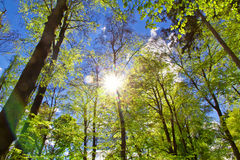
//> input picture harriscornerTest/harriscornerTest/1.jpg, 240 x 160 px
$ ./harriscornerTest   (built with g++ and OpenCV 4)
//> lines starting //> are read from the running program, lines starting //| are printed output that depends on the picture
// harriscornerTest.cpp : 此文件包含 "main" 函数。程序执行将在此处开始并结束。
//

#include <iostream>
#include <opencv2/opencv.hpp>
#include "opencv2/highgui/highgui.hpp"
#include "opencv2/imgproc/imgproc.hpp"
using namespace cv;
using namespace std;

#define WINDOW_NAME1 "【程序窗口1】"        //为窗口标题定义的宏
#define WINDOW_NAME2 "【程序窗口2】"        //为窗口标题定义的宏

Mat g_srcImage, g_srcImage1, g_grayImage;
int thresh = 30; //当前阈值
int max_thresh = 175; //最大阈值

void on_CornerHarris(int, void*);//回调函数
static void ShowHelpText();

int main(int argc, char** argv)
{
	//改变console字体颜色
	system("color 3F");

	//显示帮助文字
	ShowHelpText();

	//载入原始图并进行克隆保存
	g_srcImage = imread("1.jpg", 1);
//> g_srcImage is the input picture: 160 rows x 240 cols, CV_8UC3; mean B, G, R 86.8, 123, 112.8
	if (!g_srcImage.data) { printf("读取图片错误，请确定目录下是否有imread函数指定的图片存在~！ \n"); return false; }
	imshow("原始图", g_srcImage);
	g_srcImage1 = g_srcImage.clone();

	//存留一张灰度图
	cvtColor(g_srcImage1, g_grayImage, COLOR_BGR2GRAY);
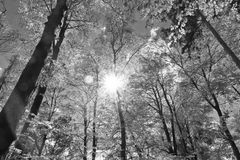
//> g_grayImage: 160 rows x 240 cols, CV_8UC1; min 1, max 255, mean 115.8

	//创建窗口和滚动条
	namedWindow(WINDOW_NAME1, WINDOW_AUTOSIZE);
	createTrackbar("阈值: ", WINDOW_NAME1, &thresh, max_thresh, on_CornerHarris);

	//调用一次回调函数，进行初始化
	on_CornerHarris(0, 0);

	waitKey(0);
	return(0);
}

void on_CornerHarris(int, void*)
{
	Mat dstImage;//目标图
	Mat normImage;//归一化后的图
	Mat scaledImage;//线性变换后的八位无符号整型的图

	//置零当前需要显示的两幅图，即清除上一次调用此函数时他们的值
	dstImage = Mat::zeros(g_srcImage.size(), CV_32FC1);
	g_srcImage1 = g_srcImage.clone();

	//进行角点检测
	cornerHarris(g_grayImage, dstImage, 2, 3, 0.04, BORDER_DEFAULT);
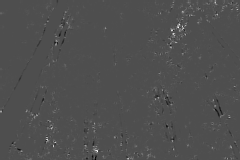
//> dstImage: 160 rows x 240 cols, CV_32FC1; min -0.00421, max 0.00944, mean 6.26e-05; drawn with min black and max white

	// 归一化与转换
	normalize(dstImage, normImage, 0, 255, NORM_MINMAX, CV_32FC1, Mat());
	convertScaleAbs(normImage, scaledImage);//将归一化后的图线性变换成8位无符号整型

	//---------------------------【4】进行绘制-------------------------------------
	// 将检测到的，且符合阈值条件的角点绘制出来
	for (int j = 0; j < normImage.rows; j++)
	{
		for (int i = 0; i < normImage.cols; i++)
		{
			if ((int)normImage.at<float>(j, i) > thresh + 80)
			{
				circle(g_srcImage1, Point(i, j), 5, Scalar(10, 10, 255), 2, 8, 0);
				circle(scaledImage, Point(i, j), 5, Scalar(0, 10, 255), 2, 8, 0);
			}
		}
	}
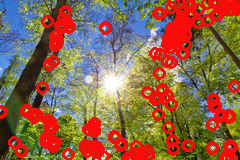
//> g_srcImage1: 160 rows x 240 cols, CV_8UC3; mean B, G, R 74.7, 100.4, 144.2
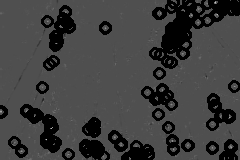
//> scaledImage: 160 rows x 240 cols, CV_8UC1; min 0, max 196, mean 62.3
	//---------------------------【4】显示最终效果---------------------------------
	imshow(WINDOW_NAME1, g_srcImage1);
	imshow(WINDOW_NAME2, scaledImage);

}

static void ShowHelpText()
{
	//输出欢迎信息和OpenCV版本
	printf("\n\n\t\t\t   当前使用的OpenCV版本为：" CV_VERSION);
	printf("\n\n  ----------------------------------------------------------------------------\n");
	//输出一些帮助信息
	printf("\n\n\n\t【欢迎来到Harris角点检测示例程序~】\n\n");
	printf("\n\t请调整滚动条观察图像效果~\n\n");
}


// 运行程序: Ctrl + F5 或调试 >“开始执行(不调试)”菜单
// 调试程序: F5 或调试 >“开始调试”菜单

// 入门使用技巧:
//   1. 使用解决方案资源管理器窗口添加/管理文件
//   2. 使用团队资源管理器窗口连接到源代码管理
//   3. 使用输出窗口查看生成输出和其他消息
//   4. 使用错误列表窗口查看错误
//   5. 转到“项目”>“添加新项”以创建新的代码文件，或转到“项目”>“添加现有项”以将现有代码文件添加到项目
//   6. 将来，若要再次打开此项目，请转到“文件”>“打开”>“项目”并选择 .sln 文件
